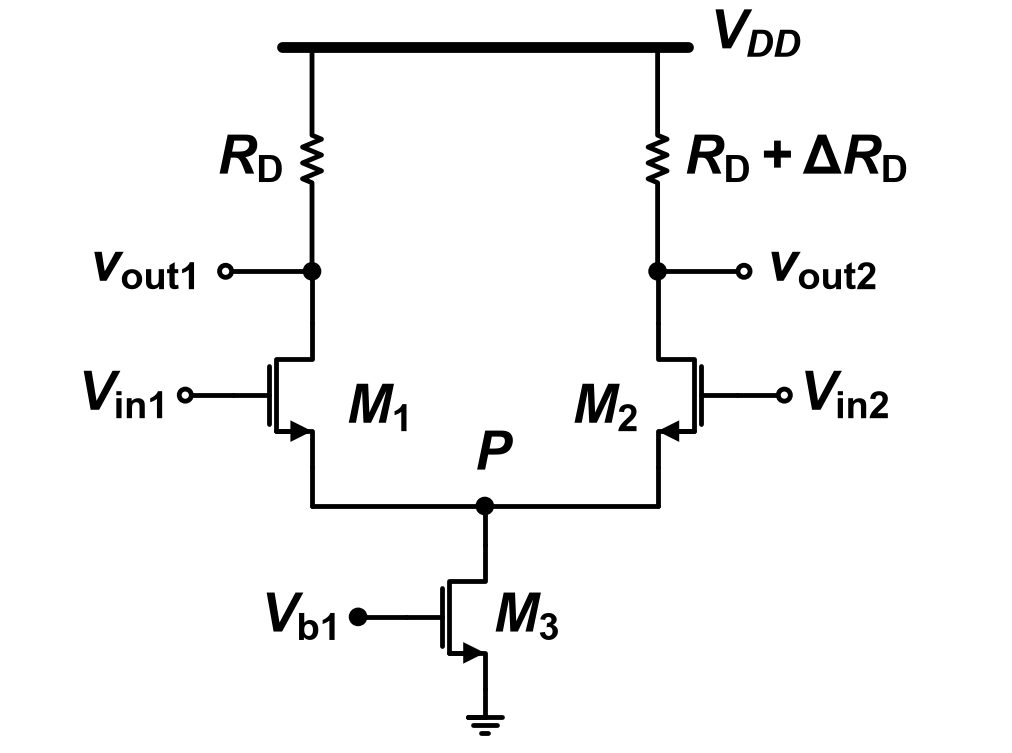

Python code for this plot:
"""2015-1 중간 Q4 — 기준: Q4.md '회로 — Fig Q4'."""
import schemdraw.elements as elm
from schem_style import OPEN_R, Resistor, dot, gate_terminal, new_drawing, nmos, rail

GAP = 0.2   # 소자 라벨과 기호 사이 간격


def draw():
    d = new_drawing()
    xl, xr, rail_y = 0, 4.0, 9.0
    xm = (xl + xr) / 2
    rail(d, (xl - 0.35, rail_y), (xr + 0.35, rail_y))
    # V_DD: 레일 오른쪽 끝
    d.add(elm.Label().right().at((xr + 0.5, rail_y + 0.05)).label(r"$V_{DD}$", halign="left"))
    # 부하 저항: 레일 → 출력 접속점. R_D는 왼쪽, R_D + ΔR_D는 오른쪽
    # 아래로 그리는 소자의 라벨: loc="top"이면 왼쪽, "bottom"이면 오른쪽
    d.add(Resistor().down().at((xl, rail_y)).length(2.6).label(r"$R_\mathrm{D}$", "top", ofst=GAP))
    out1 = dot(d)
    d.add(Resistor().down().at((xr, rail_y)).length(2.6)
          .label(r"$R_\mathrm{D} + \Delta R_\mathrm{D}$", "bottom", ofst=GAP))
    out2 = dot(d)
    # 출력: 두 원이 바깥쪽을 향한다
    d.add(elm.Line().left().at(out1.center).length(1.0))
    d.add(elm.Dot(open=True, radius=OPEN_R).label(r"$v_\mathrm{out1}$", "left", ofst=GAP))
    d.add(elm.Line().right().at(out2.center).length(1.0))
    d.add(elm.Dot(open=True, radius=OPEN_R).label(r"$v_\mathrm{out2}$", "right", ofst=GAP))
    # 입력 쌍: M1 보통, M2 좌우 반전
    d.add(elm.Line().down().at(out1.center).length(0.6))
    m1 = nmos(d, at=d.here, anchor="drain")
    d.add(elm.Label().right().at((xl + 0.3, m1.center.y - 0.25)).label(r"$M_\mathrm{1}$", halign="left"))
    d.add(elm.Line().down().at(out2.center).length(0.6))
    m2 = nmos(d, at=d.here, anchor="drain", mirror=True)
    d.add(elm.Label().right().at((xr - 0.3, m2.center.y - 0.25)).label(r"$M_\mathrm{2}$", halign="right"))
    gate_terminal(d, m1.gate, r"$V_\mathrm{in1}$", open_=True)
    gate_terminal(d, m2.gate, r"$V_\mathrm{in2}$", open_=True, right=True)
    # 두 소스 → 아래 → 가운데 P 접속점
    ybot = m1.source.y - 0.45
    d.add(elm.Line().down().at(m1.source).toy(ybot))
    d.add(elm.Line().right().tox(xm)); p = dot(d)
    d.add(elm.Line().right().tox(xr))
    d.add(elm.Line().up().toy(m2.source.y))
    d.add(elm.Label().right().at((xm, ybot + 0.25)).label(r"$P$", valign="bottom"))
    # 테일: M3, 접지
    d.add(elm.Line().down().at(p.center).length(0.45))
    m3 = nmos(d, at=d.here, anchor="drain", label=r"$M_\mathrm{3}$")
    gate_terminal(d, m3.gate, r"$V_\mathrm{b1}$")
    d.add(elm.Ground().at(m3.source).scale(0.8))
    return d
